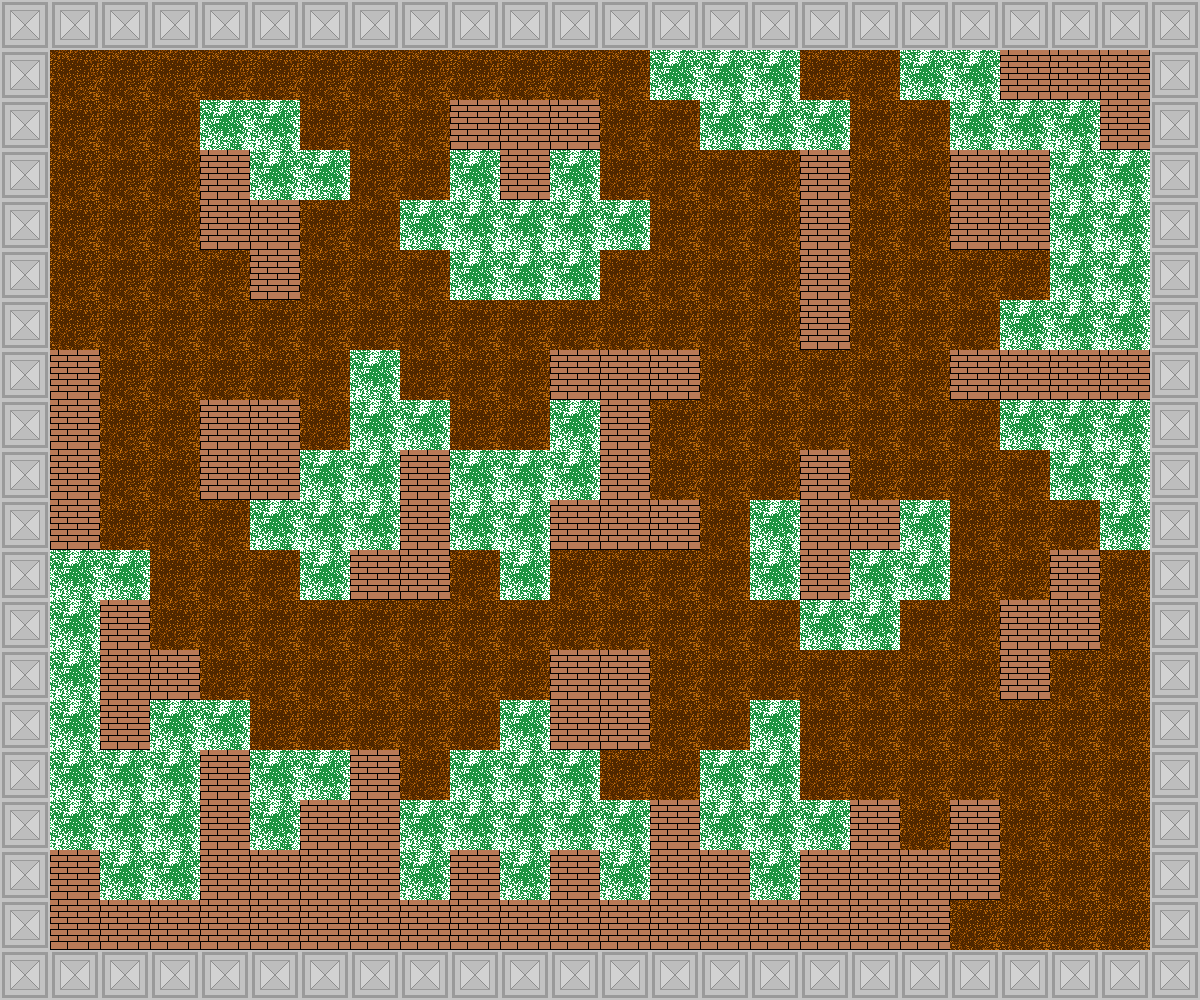

Rendered tile map (Tiled .tmx) drawn with the repository's tilesets; below, a short description and the full map source, tile grids included:
An orthogonal 24x20 tile map with 50x50 px tiles, 3 tile layers (Ground & Obstacles, Guns & Entities, Bushes).

<map version="1.2" tiledversion="1.2.3" orientation="orthogonal" renderorder="right-down" width="24" height="20" tilewidth="50" tileheight="50" infinite="0" nextlayerid="4" nextobjectid="1">
 <tileset firstgid="1" source="Map.tsx" />
 <layer id="1" name="Ground &amp; Obstacles" width="24" height="20">
  <data encoding="csv">
2,2,2,2,2,2,2,2,2,2,2,2,2,2,2,2,2,2,2,2,2,2,2,2,
2,3,3,3,3,3,3,3,3,3,3,3,3,3,3,3,3,3,3,3,4,4,4,2,
2,3,3,3,3,3,3,3,3,4,4,4,3,3,3,3,3,3,3,3,3,3,4,2,
2,3,3,3,4,3,3,3,3,3,4,3,3,3,3,3,4,3,3,4,4,3,3,2,
2,3,3,3,4,4,3,3,3,3,3,3,3,3,3,3,4,3,3,4,4,3,3,2,
2,3,3,3,3,4,3,3,3,3,3,3,3,3,3,3,4,3,3,3,3,3,3,2,
2,3,3,3,3,3,3,3,3,3,3,3,3,3,3,3,4,3,3,3,3,3,3,2,
2,4,3,3,3,3,3,3,3,3,3,4,4,4,3,3,3,3,3,4,4,4,4,2,
2,4,3,3,4,4,3,3,3,3,3,3,4,3,3,3,3,3,3,3,3,3,3,2,
2,4,3,3,4,4,3,3,4,3,3,3,4,3,3,3,4,3,3,3,3,3,3,2,
2,4,3,3,3,3,3,3,4,3,3,4,4,4,3,3,4,4,3,3,3,3,3,2,
2,3,3,3,3,3,3,4,4,3,3,3,3,3,3,3,4,3,3,3,3,4,3,2,
2,3,4,3,3,3,3,3,3,3,3,3,3,3,3,3,3,3,3,3,4,4,3,2,
2,3,4,4,3,3,3,3,3,3,3,4,4,3,3,3,3,3,3,3,4,3,3,2,
2,3,4,3,3,3,3,3,3,3,3,4,4,3,3,3,3,3,3,3,3,3,3,2,
2,3,3,3,4,3,3,4,3,3,3,3,3,3,3,3,3,3,3,3,3,3,3,2,
2,3,3,3,4,3,4,4,3,3,3,3,3,4,3,3,3,4,3,4,3,3,3,2,
2,4,3,3,4,4,4,4,3,4,3,4,3,4,4,3,4,4,4,4,3,3,3,2,
2,4,4,4,4,4,4,4,4,4,4,4,4,4,4,4,4,4,4,3,3,3,3,2,
2,2,2,2,2,2,2,2,2,2,2,2,2,2,2,2,2,2,2,2,2,2,2,2
</data>
 </layer>
 <layer id="2" name="Guns &amp; Entities" width="24" height="20">
  <data encoding="csv">
0,0,0,0,0,0,0,0,0,0,0,0,0,0,0,0,0,0,0,0,0,0,0,0,
0,0,0,0,0,0,0,0,0,0,0,0,0,0,0,0,0,0,0,0,0,0,0,0,
0,0,0,0,0,0,0,0,0,0,0,0,0,0,0,0,0,0,0,0,0,0,0,0,
0,0,0,0,0,0,0,0,0,0,0,0,0,0,0,0,0,0,0,0,0,0,0,0,
0,0,0,0,0,0,0,0,0,0,0,0,0,0,0,0,0,0,0,0,0,0,0,0,
0,0,0,0,0,0,0,0,0,0,0,0,0,0,0,0,0,0,0,0,0,0,0,0,
0,0,0,0,0,0,0,0,0,0,0,0,0,0,0,0,0,0,0,0,0,0,0,0,
0,0,0,0,0,0,0,0,0,0,0,0,0,0,0,0,0,0,0,0,0,0,0,0,
0,0,0,0,0,0,0,0,0,0,0,0,0,0,0,0,0,0,0,0,0,0,0,0,
0,0,0,0,0,0,0,0,0,0,0,0,0,0,0,0,0,0,0,0,0,0,0,0,
0,0,0,0,0,0,0,0,0,0,0,0,0,0,0,0,0,0,0,0,0,0,0,0,
0,0,0,0,0,0,0,0,0,0,0,0,0,0,0,0,0,0,0,0,0,0,0,0,
0,0,0,0,0,0,0,0,0,0,0,0,0,0,0,0,0,0,0,0,0,0,0,0,
0,0,0,0,0,0,0,0,0,0,0,0,0,0,0,0,0,0,0,0,0,0,0,0,
0,0,0,0,0,0,0,0,0,0,0,0,0,0,0,0,0,0,0,0,0,0,0,0,
0,0,0,0,0,0,0,0,0,0,0,0,0,0,0,0,0,0,0,0,0,0,0,0,
0,0,0,0,0,0,0,0,0,0,0,0,0,0,0,0,0,0,0,0,0,0,0,0,
0,0,0,0,0,0,0,0,0,0,0,0,0,0,0,0,0,0,0,0,0,0,0,0,
0,0,0,0,0,0,0,0,0,0,0,0,0,0,0,0,0,0,0,0,0,0,0,0,
0,0,0,0,0,0,0,0,0,0,0,0,0,0,0,0,0,0,0,0,0,0,0,0
</data>
 </layer>
 <layer id="3" name="Bushes" width="24" height="20">
  <data encoding="csv">
0,0,0,0,0,0,0,0,0,0,0,0,0,0,0,0,0,0,0,0,0,0,0,0,
0,0,0,0,0,0,0,0,0,0,0,0,0,1,1,1,0,0,1,1,0,0,0,0,
0,0,0,0,1,1,0,0,0,0,0,0,0,0,1,1,1,0,0,1,1,1,0,0,
0,0,0,0,0,1,1,0,0,1,0,1,0,0,0,0,0,0,0,0,0,1,1,0,
0,0,0,0,0,0,0,0,1,1,1,1,1,0,0,0,0,0,0,0,0,1,1,0,
0,0,0,0,0,0,0,0,0,1,1,1,0,0,0,0,0,0,0,0,0,1,1,0,
0,0,0,0,0,0,0,0,0,0,0,0,0,0,0,0,0,0,0,0,1,1,1,0,
0,0,0,0,0,0,0,1,0,0,0,0,0,0,0,0,0,0,0,0,0,0,0,0,
0,0,0,0,0,0,0,1,1,0,0,1,0,0,0,0,0,0,0,0,1,1,1,0,
0,0,0,0,0,0,1,1,0,1,1,1,0,0,0,0,0,0,0,0,0,1,1,0,
0,0,0,0,0,1,1,1,0,1,1,0,0,0,0,1,0,0,1,0,0,0,1,0,
0,1,1,0,0,0,1,0,0,0,1,0,0,0,0,1,0,1,1,0,0,0,0,0,
0,1,0,0,0,0,0,0,0,0,0,0,0,0,0,0,1,1,0,0,0,0,0,0,
0,1,0,0,0,0,0,0,0,0,0,0,0,0,0,0,0,0,0,0,0,0,0,0,
0,1,0,1,1,0,0,0,0,0,1,0,0,0,0,1,0,0,0,0,0,0,0,0,
0,1,1,1,0,1,1,0,0,1,1,1,0,0,1,1,0,0,0,0,0,0,0,0,
0,1,1,1,0,1,0,0,1,1,1,1,1,0,1,1,1,0,0,0,0,0,0,0,
0,0,1,1,0,0,0,0,1,0,1,0,1,0,0,1,0,0,0,0,0,0,0,0,
0,0,0,0,0,0,0,0,0,0,0,0,0,0,0,0,0,0,0,0,0,0,0,0,
0,0,0,0,0,0,0,0,0,0,0,0,0,0,0,0,0,0,0,0,0,0,0,0
</data>
 </layer>
</map>
